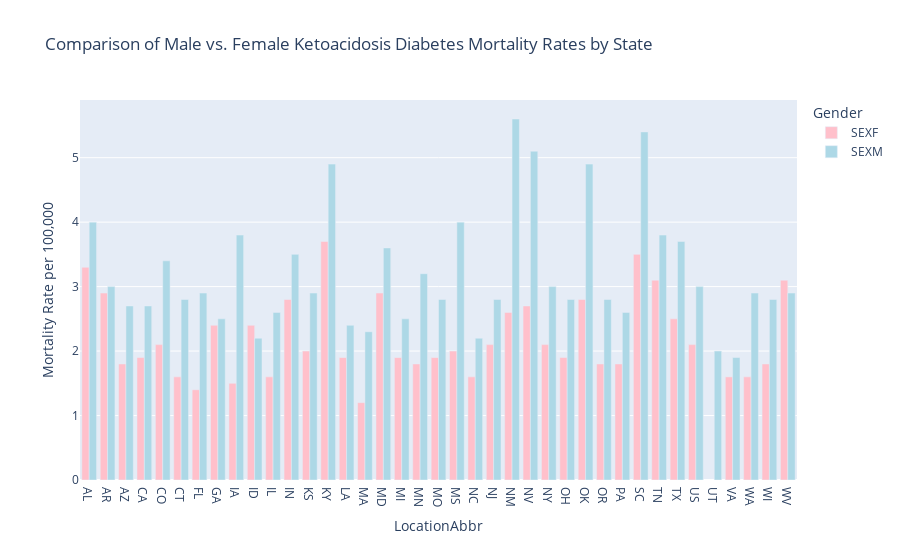

The notebook cell saved with this chart:
### Code cell
pivot_gender_data = gender_filtered_data.pivot_table(
    values='DataValue',
    index='LocationAbbr',
    columns='StratificationID1',
)

# Create a bar plot using Plotly to compare male vs. female diabetes mortality rates by state
fig = px.bar(
    pivot_gender_data.reset_index(),
    x='LocationAbbr',
    y=['SEXF', 'SEXM'],
    title="Comparison of Male vs. Female Ketoacidosis Diabetes Mortality Rates by State",
    labels={'value': 'Mortality Rate per 100,000', 'variable': 'Gender'},
    barmode='group',
    color_discrete_map={'SEXF': 'pink', 'SEXM': 'lightblue'}
)

# Show the plot
fig.show()

### Figure 1 — Plotly figure (JSON) as saved in the notebook; plotly's stock layout.template omitted (floating-point values rounded to 4 significant figures)
{"data": [{"alignmentgroup": "True", "hovertemplate": "Gender=SEXF<br>LocationAbbr=%{x}<br>Mortality Rate per 100,000=%{y}<extra></extra>", "legendgroup": "SEXF", "marker": {"color": "pink", "pattern": {"shape": ""}}, "name": "SEXF", "offsetgroup": "SEXF", "orientation": "v", "showlegend": true, "textposition": "auto", "type": "bar", "x": ["AL", "AR", "AZ", "CA", "CO", "CT", "FL", "GA", "IA", "ID", "IL", "IN", "KS", "KY", "LA", "MA", "MD", "MI", "MN", "MO", "MS", "NC", "NJ", "NM", "NV", "NY", "OH", "OK", "OR", "PA", "SC", "TN", "TX", "US", "UT", "VA", "WA", "WI", "WV"], "xaxis": "x", "y": [3.3, 2.9, 1.8, 1.9, 2.1, 1.6, 1.4, 2.4, 1.5, 2.4, 1.6, 2.8, 2, 3.7, 1.9, 1.2, 2.9, 1.9, 1.8, 1.9, 2, 1.6, 2.1, 2.6, 2.7, 2.1, 1.9, 2.8, 1.8, 1.8, 3.5, 3.1, 2.5, 2.1, null, 1.6, 1.6, 1.8, 3.1], "yaxis": "y"}, {"alignmentgroup": "True", "hovertemplate": "Gender=SEXM<br>LocationAbbr=%{x}<br>Mortality Rate per 100,000=%{y}<extra></extra>", "legendgroup": "SEXM", "marker": {"color": "lightblue", "pattern": {"shape": ""}}, "name": "SEXM", "offsetgroup": "SEXM", "orientation": "v", "showlegend": true, "textposition": "auto", "type": "bar", "x": ["AL", "AR", "AZ", "CA", "CO", "CT", "FL", "GA", "IA", "ID", "IL", "IN", "KS", "KY", "LA", "MA", "MD", "MI", "MN", "MO", "MS", "NC", "NJ", "NM", "NV", "NY", "OH", "OK", "OR", "PA", "SC", "TN", "TX", "US", "UT", "VA", "WA", "WI", "WV"], "xaxis": "x", "y": [4, 3, 2.7, 2.7, 3.4, 2.8, 2.9, 2.5, 3.8, 2.2, 2.6, 3.5, 2.9, 4.9, 2.4, 2.3, 3.6, 2.5, 3.2, 2.8, 4, 2.2, 2.8, 5.6, 5.1, 3, 2.8, 4.9, 2.8, 2.6, 5.4, 3.8, 3.7, 3, 2, 1.9, 2.9, 2.8, 2.9], "yaxis": "y"}], "layout": {"barmode": "group", "legend": {"title": {"text": "Gender"}, "tracegroupgap": 0}, "title": {"text": "Comparison of Male vs. Female Ketoacidosis Diabetes Mortality Rates by State"}, "xaxis": {"anchor": "y", "domain": [0, 1], "title": {"text": "LocationAbbr"}}, "yaxis": {"anchor": "x", "domain": [0, 1], "title": {"text": "Mortality Rate per 100,000"}}}}
